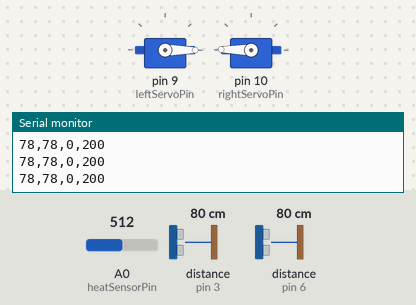
Simulated run of this sketch. Board: Arduino Uno, built with avr-gcc and run on an emulated ATmega328P. Parts: 2 × servo, the last lines printed to the serial monitor. Wiring (inferred from the names in the program): 2 × ultrasonic range finder: trigger pin 2, echo pin 3 / trigger pin 5, echo pin 6. The test bench sets the inputs (shaded band); at power-on: distance to the obstacle (sensors on pin 3, pin 6) 80 cm, A0 (heatSensorPin) = 512. The echo pulse lasts 58.3 µs per cm.

Above: at 1.3 s.
1.4 s: distance to the obstacle (sensor on pin 3) set to 19 cm
2.9 s: distance to the obstacle (sensor on pin 3) set to 15 cm
At 3.8 s:
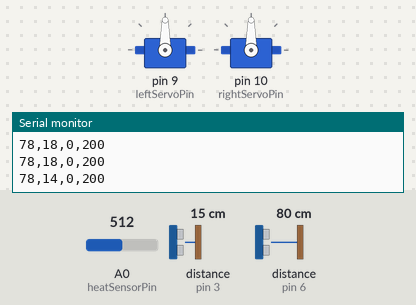
5.9 s: distance to the obstacle (sensor on pin 3) set to 18 cm
At 6.7 s:
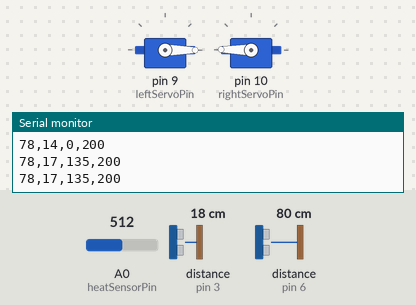
7.5 s: distance to the obstacle (sensor on pin 3) set to 2 cm
At 9.4 s:
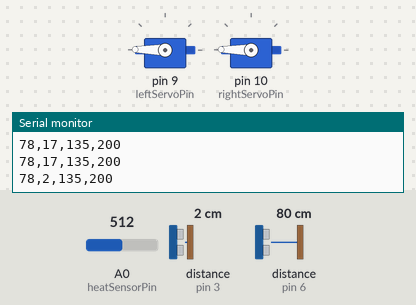
Timing chart, 0 to 11.1 s (numbered marks = the images above; inputs shaded):
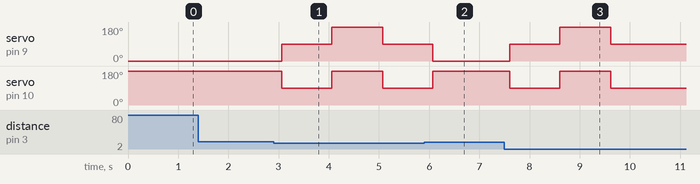

The sketch:

sketch.ino
```cpp
#include <Servo.h>

Servo leftservo;
Servo rightservo;

const int rightTriggerPin = 5;
const int rightEchoPin = 6;
const int frontTriggerPin = 2;
const int frontEchoPin = 3;

const int leftServoPin = 9;
const int rightServoPin = 10;

const int heatSensorPin = A0;

int angle = 0;

enum DRIVE {
    FORWARD, BACKWARD, NONE
};

void setup() {
    Serial.begin(9600);

    leftservo.attach(leftServoPin);
    rightservo.attach(rightServoPin);

    pinMode(heatSensorPin, INPUT);
    pinMode(rightTriggerPin, OUTPUT);
    pinMode(rightEchoPin, INPUT);
    pinMode(frontTriggerPin, OUTPUT);
    pinMode(frontEchoPin, INPUT);
}

long distance(int triggerPin, int echoPin) {
    digitalWrite(triggerPin, LOW);
    delayMicroseconds(2);

    digitalWrite(triggerPin, HIGH);
    delayMicroseconds(10);
    digitalWrite(triggerPin, LOW);

    long duration = pulseIn(echoPin, HIGH);

    return duration * 0.034 / 2.0;
}

double getTemperature(long heatSensorInput) {
    double temp = (double) heatSensorInput / 1024;

    temp *= 5;
    temp -= 0.5;
    temp *= 100;

    return temp;
}

long readSensors() {
    long temp = getTemperature(analogRead(heatSensorPin));

    long frontDistance = distance(frontTriggerPin, frontEchoPin);

    long rightDistance = distance(rightTriggerPin, rightEchoPin);

    Serial.print(rightDistance);
    Serial.print(",");
    Serial.print(frontDistance);
    Serial.print(",");
    Serial.print(angle);
    Serial.print(",");
    Serial.print(temp);
    Serial.println();

    return frontDistance;
}

void drive(DRIVE direction) {
    switch(direction) {
        case FORWARD:
            leftservo.write(0);
            rightservo.write(179);
            break;
        case BACKWARD:
            leftservo.write(179);
            rightservo.write(0);
            break;
        case NONE:
            leftservo.write(90);
            rightservo.write(90);
            break;
    }
}

//const long angleDelays[][2]{{135, 1012.5}, {90, 720}};

void turn() {
    leftservo.write(179);
    rightservo.write(179);

    //auto angleDelay = angleDelays[random(sizeof(angleDelays))];

    angle += 135;

    angle = angle % 360;

    delay(1012.5);

    drive(NONE);
}

void loop() {
    drive(FORWARD);

    while(readSensors() > 15) {
        delay(500);
    }

    drive(NONE);

    delay(1000);

    turn();

    Serial.println();

    delay(1000);
}
```

Measured:
- the behaviour switches between 17 and 16 cm on distance to the obstacle (sensor on pin 3) (found by bisection; images 0 and 1)
- after the input at 2.9 s, servo on pin 9 (leftServoPin): 0° → 90° after 0.16 s, → 179° 1.0 s later, → 90° 1.0 s later; servo on pin 10 (rightServoPin): 179° → 90° after 0.16 s, → 179° 1.0 s later, → 90° 1.0 s later
- after the input at 5.9 s, servo on pin 9 (leftServoPin): 90° → 0° after 0.18 s; servo on pin 10 (rightServoPin): 90° → 179° after 0.18 s instead of 1.2 s
- after the input at 7.5 s, servo on pin 9 (leftServoPin): 0° → 90° after 0.10 s, → 179° 1.0 s later, → 90° 1.0 s later; servo on pin 10 (rightServoPin): 179° → 90° after 0.10 s, → 179° 1.0 s later, → 90° 1.0 s later
